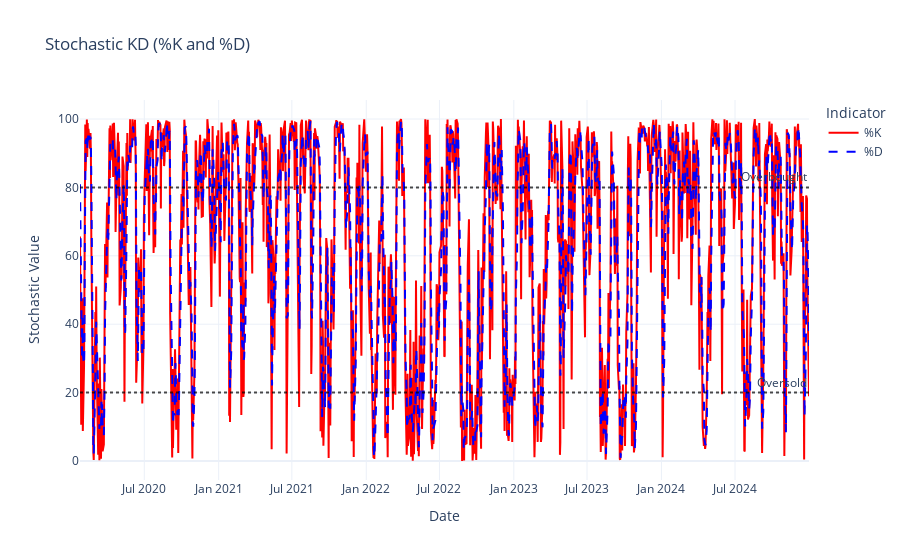

The notebook cell this image was saved under:
### Markdown cell above
### **Stochastic KD Indicator**

$
K\%(i) = \frac{CP(i) - L_n}{H_n - L_n} \times 100
$

$
D\%(i) = \frac{K\%(i-2) + K\%(i-1) + K\%(i)}{3}
$

where:
$
 CP(i)$ = Closing price at time **i**  
 $L_n $= Lowest price of the last **n** days  
$H_n $ = Highest price of the last **n** days  
$ K\%(i) $ = Measures the position of the current closing price relative to the high-low range  
$ D\%(i) $ = 3-day **moving average** of **%K**

*  %K above 80 → Indicates that the asset is in an overbought condition, meaning it may be due for a price correction or pullback.
*%K below 20 → Indicates that the asset is in an oversold condition, meaning it might be undervalued and could rise.


*    %D is the 3-day moving average of %K, which helps smooth out price fluctuations.
* %D above 80 → Confirms an overbought condition, meaning the price is significantly high compared to its recent range.
* %D below 20 → Confirms an oversold condition, meaning the price is significantly low.

<!-- Trading Signal Using %K and %D -->

* Bullish Signal (Buy) → When %K crosses above %D from below the 20 level (indicating an upward trend).
* Bearish Signal (Sell) → When %K crosses below %D from above the 80 level (indicating a downward trend).

### Code cell
# Stochastic KD (%K and %D)
fig3 = go.Figure()
fig3.add_trace(go.Scatter(x=df.index, y=df["%K"], mode="lines", name="%K", line=dict(color="red")))
fig3.add_trace(go.Scatter(x=df.index, y=df["%D"], mode="lines", name="%D", line=dict(color="blue", dash="dash")))
fig3.add_hline(y=80, line_dash="dot", line_color="black", opacity=0.7, annotation_text="Overbought")
fig3.add_hline(y=20, line_dash="dot", line_color="black", opacity=0.7, annotation_text="Oversold")
fig3.update_layout(
    title="Stochastic KD (%K and %D)",
    xaxis_title="Date",
    yaxis_title="Stochastic Value",
    legend_title="Indicator",
    template="plotly_white"
)
fig3.show()

### Figure 1 — Plotly figure (JSON) as saved in the notebook; plotly's stock layout.template omitted (floating-point values rounded to 4 significant figures; data arrays with more than 128 entries replaced by an {"elided": "..."} marker saying what was removed)
{"data": [{"line": {"color": "red"}, "mode": "lines", "name": "%K", "type": "scatter", "x": {"elided": "1243 str values"}, "y": {"elided": "1243 float values"}}, {"line": {"color": "blue", "dash": "dash"}, "mode": "lines", "name": "%D", "type": "scatter", "x": {"elided": "1243 str values"}, "y": {"elided": "1243 float values"}}], "layout": {"annotations": [{"showarrow": false, "text": "Overbought", "x": 1, "xanchor": "right", "xref": "x domain", "y": 80, "yanchor": "bottom", "yref": "y"}, {"showarrow": false, "text": "Oversold", "x": 1, "xanchor": "right", "xref": "x domain", "y": 20, "yanchor": "bottom", "yref": "y"}], "legend": {"title": {"text": "Indicator"}}, "shapes": [{"line": {"color": "black", "dash": "dot"}, "opacity": 0.7, "type": "line", "x0": 0, "x1": 1, "xref": "x domain", "y0": 80, "y1": 80, "yref": "y"}, {"line": {"color": "black", "dash": "dot"}, "opacity": 0.7, "type": "line", "x0": 0, "x1": 1, "xref": "x domain", "y0": 20, "y1": 20, "yref": "y"}], "title": {"text": "Stochastic KD (%K and %D)"}, "xaxis": {"title": {"text": "Date"}}, "yaxis": {"title": {"text": "Stochastic Value"}}}}
